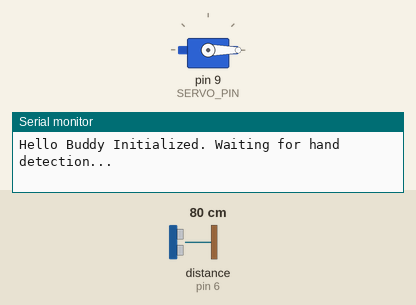
Simulated run of this sketch. Board: Arduino Uno, built with avr-gcc and run on an emulated ATmega328P. Parts: servo, the last lines printed to the serial monitor. Wiring (inferred from the names in the program): ultrasonic range finder: trigger pin 7; echo pin 6. Inputs (shaded band) come from the test bench; at power-on: distance to the obstacle (sensor on pin 6) 80 cm. The echo pulse lasts 58.3 µs per cm.

Above: at 1.2 s.
1.3 s: distance to the obstacle (sensor on pin 6) set to 27 cm
3.2 s: distance to the obstacle (sensor on pin 6) set to 23 cm
At 3.35 s:
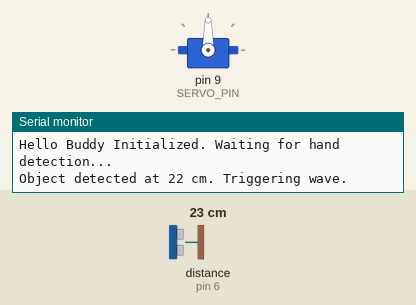
6.2 s: distance to the obstacle (sensor on pin 6) set to 35 cm
At 6.2 s:
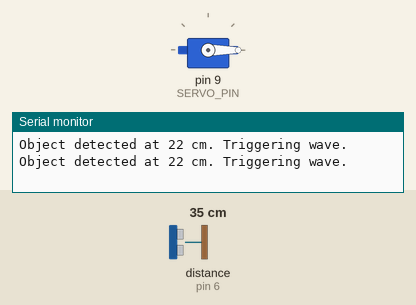
7.7 s: distance to the obstacle (sensor on pin 6) set to 2 cm
At 7.85 s:
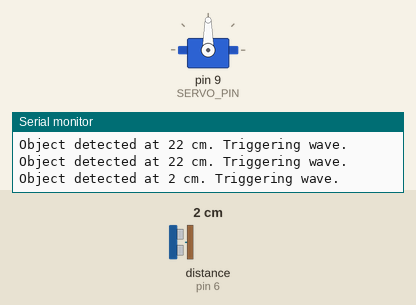
Timing chart, 0 to 11.7 s (numbered marks = the images above; inputs shaded):
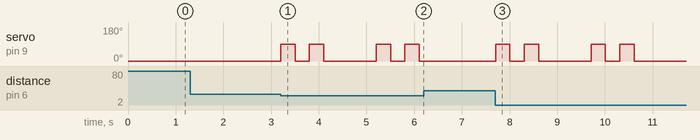

The sketch:

Hello_Buddy.ino
```cpp
/*
 * Project: Hello Buddy
 * Description: Ultrasonic sensor detects hand/object proximity and triggers
 *              a servo motor to perform a waving gesture.
 * Components: Arduino Uno, SG90 Servo, HC-SR04 Ultrasonic Sensor
 * Author: [Your Name]
 * Date: [Date]
 */

#include <Servo.h>

// ---------- Pin Definitions ----------
const uint8_t SERVO_PIN     = 9;
const uint8_t TRIG_PIN      = 7;
const uint8_t ECHO_PIN      = 6;

// ---------- Configuration Constants ----------
const int   TRIGGER_DISTANCE_CM = 25;    // Distance threshold to detect hand (25cm range)
const int   REST_ANGLE          = 0;     // Servo resting position
const int   WAVE_ANGLE          = 90;    // Servo wave position
const int   WAVE_STEP_DELAY_MS  = 300;   // Delay between wave movements
const int   WAVE_REPEAT_COUNT   = 2;     // Number of wave cycles
const unsigned long COOLDOWN_MS = 2000;  // Prevent retrigger for this duration
const unsigned long SENSOR_INTERVAL_MS = 50; // Sensor polling rate (faster response)

// ---------- Global Objects & Variables ----------
Servo helloServo;

unsigned long lastTriggerTime = 0;
unsigned long lastSensorRead  = 0;

// ---------- Function Prototypes ----------
int   measureDistanceCM();
void  performHelloWave();
bool  isCooldownActive();

// ==================================================
//                     SETUP
// ==================================================
void setup() {
  Serial.begin(9600);

  pinMode(TRIG_PIN, OUTPUT);
  pinMode(ECHO_PIN, INPUT);

  helloServo.attach(SERVO_PIN);
  helloServo.write(REST_ANGLE);

  Serial.println(F("Hello Buddy Initialized. Waiting for hand detection..."));
}

// ==================================================
//                     MAIN LOOP
// ==================================================
void loop() {
  unsigned long currentTime = millis();

  // Non-blocking sensor polling
  if (currentTime - lastSensorRead >= SENSOR_INTERVAL_MS) {
    lastSensorRead = currentTime;

    int distance = measureDistanceCM();

    if (distance > 0 && distance < TRIGGER_DISTANCE_CM && !isCooldownActive()) {
      Serial.print(F("Object detected at "));
      Serial.print(distance);
      Serial.println(F(" cm. Triggering wave."));

      performHelloWave();
      lastTriggerTime = currentTime;
    }
  }
}

// ==================================================
//               FUNCTION DEFINITIONS
// ==================================================

/**
 * Measures distance using the HC-SR04 ultrasonic sensor.
 * Returns distance in centimeters, or -1 if no valid echo received.
 */
int measureDistanceCM() {
  digitalWrite(TRIG_PIN, LOW);
  delayMicroseconds(2);
  digitalWrite(TRIG_PIN, HIGH);
  delayMicroseconds(10);
  digitalWrite(TRIG_PIN, LOW);

  long duration = pulseIn(ECHO_PIN, HIGH, 30000); // 30ms timeout

  if (duration == 0) {
    return -1; // No echo received (out of range or error)
  }

  return duration * 0.034 / 2; // Convert to cm
}

/**
 * Performs a waving gesture using the servo motor.
 */
void performHelloWave() {
  for (int i = 0; i < WAVE_REPEAT_COUNT; i++) {
    helloServo.write(WAVE_ANGLE);
    delay(WAVE_STEP_DELAY_MS);
    helloServo.write(REST_ANGLE);
    delay(WAVE_STEP_DELAY_MS);
  }
}

/**
 * Checks whether the system is within its cooldown period
 * to prevent rapid re-triggering.
 */
bool isCooldownActive() {
  return (millis() - lastTriggerTime) < COOLDOWN_MS;
}
```

Measured:
- the behaviour switches between 26 and 25 cm on distance to the obstacle (sensor on pin 6) (found by bisection; images 0 and 1)
- after the input at 1.3 s, every drawn part: stays the same
- after the input at 3.2 s, servo on pin 9 (SERVO_PIN): 0° → 90° at once, → 0° 0.30 s later, → 90° 0.30 s later, → 0° 0.30 s later, … (8 changes in this stretch)
- after the input at 6.2 s, servo on pin 9 (SERVO_PIN): stays 0° (without the input it goes to 90° after 1.0 s)
- after the input at 7.7 s, servo on pin 9 (SERVO_PIN): 0° → 90° at once, → 0° 0.30 s later, → 90° 0.30 s later, → 0° 0.30 s later, … (8 changes in this stretch)
